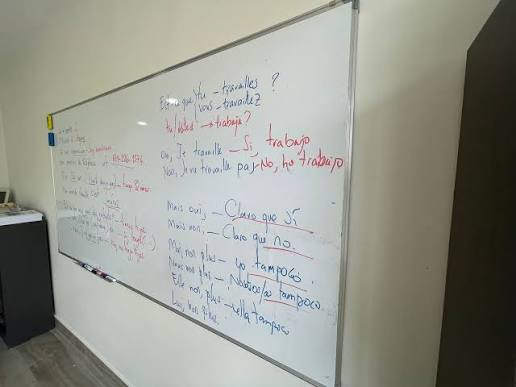
#> input picture back/bd/img/image.png, 516 x 387 px
$ python -i calidad.py   (imports and definitions only)   (older library calls are emulated)
#> lines starting #> are read from the running program, lines starting #| are printed output that depends on the picture; after the words box and inside, x2 and y2 are one past the last pixel; in counts of white or black regions, pixels touching at a corner belong together
### back/motori_magenes/app/services/preprocesado_ocr.py
"""Preprocesado de páginas para OCR, por perfil de fuente (BACK-12).

Reutiliza las etapas existentes (perspectiva, normalización de iluminación) pero
con perfiles distintos, porque la tinta fina de un cuaderno no se trata igual
que el marcador de un pizarrón:

  pizarron: perspectiva → gris → invertir si es de tiza (fondo oscuro) →
            [normalizar iluminación si es desigual] → [mediana 3x3 si hay ruido]
  cuaderno: perspectiva → canal ROJO (los renglones azules y el margen rojo casi
            desaparecen; la tinta negra o azul oscuro se mantiene) →
            [normalizar iluminación si es desigual] → quitar solo los renglones
            (líneas largas y equiespaciadas), conservando tablas y fracciones

En los dos perfiles, la copia para el OCR (no la vista) pierde además la cuadrícula de
las tablas (rectas largas horizontales y verticales): Tesseract las confundía con texto o descartaba
las filas enteras (FULL-24: de 8 celdas de una tabla fotografiada leía 0).

La perspectiva solo se corrige si el cuadrilátero detectado es de verdad el borde del
pizarrón o de la hoja: si fuera de él queda el mismo papel con tinta, es una tabla o un
recuadro DENTRO de la hoja y recortar perdería lo de alrededor (FULL-24: se perdía el título).

Las etapas entre corchetes son ADAPTATIVAS: se midió que en una foto limpia
empeoran el OCR (la mediana borraba tildes; la normalización adelgazaba trazos),
así que solo se aplican cuando la imagen lo necesita.

Ninguna etapa usa erosiones ni umbrales duros: los trazos finos, subíndices y
signos matemáticos se conservan. El original nunca se modifica (se guarda
aparte). Las advertencias de calidad avisan cuando no se puede garantizar la
lectura.
"""

from dataclasses import dataclass, field

import cv2
import numpy as np

from app.services.mejora import normalizar_iluminacion
from app.services.perspectiva import detectar_pizarron, rectificar
from app.services.procesamiento import a_bgr, redimensionar

LADO_MAX_OCR = 2400       # más resolución que la vista: el OCR la aprovecha
LADO_MIN_OCR = 1400       # por debajo se amplía (Tesseract lee mejor letras de ~30 px)
UMBRAL_BORROSA = 40.0     # varianza del laplaciano a 1000 px
UMBRAL_OSCURA = 60        # luminancia media


@dataclass
class Preprocesado:
    imagen_ocr: np.ndarray            # gris, lista para el OCR
    imagen_vista: np.ndarray          # BGR enderezada, mismas coordenadas que imagen_ocr
    psm: int                          # modo de segmentación de Tesseract
    perspectiva: str
    advertencias: list[str] = field(default_factory=list)
    inclinacion: float = 0.0          # grados corregidos al enderezar (BACK-28)


# [10 lines left out: function advertencias_calidad, not called in this run]


UMBRAL_ILUMINACION = 45   # diferencia entre las zonas más claras y oscuras del fondo
UMBRAL_RUIDO = 6.0        # desviación estimada del ruido del sensor


def iluminacion_desigual(gris: np.ndarray) -> bool:
    pequena = cv2.resize(gris, (64, 64), interpolation=cv2.INTER_AREA)
    fondo = cv2.morphologyEx(pequena, cv2.MORPH_CLOSE, np.ones((9, 9), np.uint8))
    return float(np.percentile(fondo, 95) - np.percentile(fondo, 5)) > UMBRAL_ILUMINACION


# [94 lines left out: functions ruido_estimado, _escalar_para_ocr, quitar_renglones, _contenido_fuera, corregir_perspectiva_hoja, quitar_lineas_largas, not called in this run]


INCLINACION_MAX = 15.0    # grados que se buscan al enderezar
INCLINACION_MIN = 0.7     # por debajo no se gira (Tesseract lo tolera y girar suaviza la letra)


# [71 lines left out: functions estimar_inclinacion, enderezar, preprocesar_para_ocr, not called in this run]

### back/motori_magenes/app/services/calidad.py
"""Diagnóstico automático de la calidad de una foto antes del OCR (BACK-28).

Mide, sobre la foto original y sin modificarla:

  - resolución (lado menor, en px);
  - nitidez (varianza del laplaciano a 1000 px de lado);
  - brillo medio y contraste (diferencia entre papel y tinta);
  - iluminación desigual (BACK-12);
  - altura típica de la letra (mediana de los componentes de tinta, en px);
  - inclinación del texto (la estima `preprocesado_ocr.estimar_inclinacion`).

Con eso decide un nivel:
  - «buena»: sin avisos;
  - «aceptable»: con avisos concretos, se procesa;
  - «insuficiente»: tan deteriorada que no se puede garantizar ninguna lectura. Se procesa
    igual (algo puede rescatarse), pero NINGÚN bloque se da por «reconocido»: todo queda para
    revisar, y se pide repetir la foto (aviso REPETIR_FOTO).

Las métricas son números, nunca contenido de la foto: se pueden registrar en el log
sin exponer datos privados.
"""

from dataclasses import asdict, dataclass, field

import cv2
import numpy as np

UMBRAL_BORROSA = 40.0         # varianza del laplaciano a 1000 px (el mismo que BACK-12)
UMBRAL_MUY_BORROSA = 12.0
UMBRAL_RESOLUCION = 600       # lado menor
UMBRAL_RESOLUCION_MINIMA = 300
UMBRAL_OSCURA = 60            # brillo medio
UMBRAL_CONTRASTE = 90         # diferencia entre el papel y la tinta (medianas)
UMBRAL_TEXTO_PEQUENO = 11     # px de altura de letra en la foto original
INCLINACION_AVISO = 3.0       # grados


@dataclass
class Calidad:
    nivel: str                               # buena | aceptable | insuficiente
    avisos: list[str] = field(default_factory=list)
    metricas: dict = field(default_factory=dict)

    def a_dict(self) -> dict:
        return asdict(self)


def _gris(img: np.ndarray) -> np.ndarray:
    return img if img.ndim == 2 else cv2.cvtColor(img, cv2.COLOR_BGR2GRAY)


def nitidez(gris: np.ndarray) -> float:
    escala = 1000 / max(gris.shape)
    pequena = cv2.resize(gris, None, fx=escala, fy=escala, interpolation=cv2.INTER_AREA) if escala < 1 else gris
    return float(cv2.Laplacian(pequena, cv2.CV_64F).var())


def contraste(gris: np.ndarray) -> float | None:
    """Diferencia entre la mediana del papel y la de la tinta (detectada con un umbral local).
    Con lápiz claro, tinta gastada o una foto lavada, las dos se acercan. None si no hay tinta.
    Espera texto oscuro sobre fondo claro (`diagnosticar` invierte los pizarrones de tiza)."""
    tinta = cv2.adaptiveThreshold(gris, 255, cv2.ADAPTIVE_THRESH_MEAN_C, cv2.THRESH_BINARY_INV, 25, 12) > 0
    if tinta.mean() < 0.002:
        return None
    papel = float(np.median(gris[~tinta]))
    # El trazo más oscuro (percentil 10 de la tinta), no la mediana: los renglones y la
    # cuadrícula del cuaderno también son «tinta» y aclararían la medida.
    trazo = float(np.percentile(gris[tinta], 10))
    return abs(papel - trazo)


def altura_texto(gris: np.ndarray) -> float | None:
    """Mediana de la altura de los componentes de tinta con forma de letra, en px."""
    tinta = cv2.adaptiveThreshold(gris, 255, cv2.ADAPTIVE_THRESH_MEAN_C, cv2.THRESH_BINARY_INV, 25, 12)
    n, _, stats, _ = cv2.connectedComponentsWithStats(tinta, connectivity=8)
    if n <= 1:
        return None
    w, h, area = stats[1:, cv2.CC_STAT_WIDTH], stats[1:, cv2.CC_STAT_HEIGHT], stats[1:, cv2.CC_STAT_AREA]
    # letras: ni motas ni ruido del sensor (área < 30 px) ni rayas largas (renglones, cuadrícula, bordes)
    letras = (area >= 30) & (h >= 7) & (w <= 6 * h) & (h <= 0.2 * gris.shape[0])
    if letras.sum() < 15:
        return None
    return float(np.median(h[letras]))


def diagnosticar(imagen: np.ndarray, inclinacion: float = 0.0, vista: np.ndarray | None = None) -> Calidad:
    """`imagen`: la foto original (resolución, nitidez y tamaño de letra se miden en ella).
    `vista`: la hoja o el pizarrón ya enderezado y recortado; brillo, contraste e iluminación se
    miden ahí para no contar la pared o la mesa de alrededor."""
    from app.services.preprocesado_ocr import iluminacion_desigual
    gris = _gris(imagen)
    zona = _gris(vista) if vista is not None else gris
    if zona.mean() < 110:   # pizarrón de tiza: se mide como texto oscuro sobre fondo claro
        zona = 255 - zona
    m = {
        "lado_menor": int(min(gris.shape[:2])),
        "nitidez": round(nitidez(gris), 1),
        "brillo": round(float(zona.mean()), 1),
        "contraste": None,
        "altura_texto": None,
        "inclinacion": round(float(inclinacion), 1),
        "iluminacion_desigual": bool(iluminacion_desigual(zona)),
    }
    c = contraste(zona)
    if c is not None:
        m["contraste"] = round(c, 1)
    altura = altura_texto(gris)
    if altura is not None:
        m["altura_texto"] = round(altura, 1)

    avisos = []
    if m["lado_menor"] < UMBRAL_RESOLUCION:
        avisos.append("BAJA_RESOLUCION")
    if m["nitidez"] < UMBRAL_BORROSA:
        avisos.append("IMAGEN_BORROSA")
    if m["brillo"] < UMBRAL_OSCURA:
        avisos.append("IMAGEN_OSCURA")
    if m["contraste"] is not None and m["contraste"] < UMBRAL_CONTRASTE:
        avisos.append("BAJO_CONTRASTE")
    if m["iluminacion_desigual"]:
        avisos.append("ILUMINACION_DESIGUAL")
    if altura is not None and altura < UMBRAL_TEXTO_PEQUENO:
        avisos.append("TEXTO_PEQUENO")
    if abs(inclinacion) >= INCLINACION_AVISO:
        avisos.append("IMAGEN_GIRADA")

    insuficiente = (m["nitidez"] < UMBRAL_MUY_BORROSA
                    or m["lado_menor"] < UMBRAL_RESOLUCION_MINIMA
                    or (m["nitidez"] < UMBRAL_BORROSA and m["lado_menor"] < UMBRAL_RESOLUCION))
    if insuficiente:
        avisos.append("REPETIR_FOTO")
        nivel = "insuficiente"
    else:
        # La sombra y la inclinación se corrigen solas: informan, pero no bajan el nivel.
        graves = [a for a in avisos if a not in ("ILUMINACION_DESIGUAL", "IMAGEN_GIRADA")]
        nivel = "aceptable" if graves else "buena"
    return Calidad(nivel, avisos, m)


MENSAJES = {
    "BAJA_RESOLUCION": "La foto tiene poca resolución: acércate o usa la cámara principal.",
    "IMAGEN_BORROSA": "La foto está desenfocada: sostén el teléfono firme y toca la pantalla para enfocar.",
    "IMAGEN_OSCURA": "La foto está oscura: busca más luz o enciende la del aula.",
    "BAJO_CONTRASTE": "La tinta se distingue poco del fondo (lápiz claro o reflejo).",
    "ILUMINACION_DESIGUAL": "Hay sombras o reflejos; se corrigieron, pero revisa las zonas oscuras.",
    "TEXTO_PEQUENO": "La letra se ve muy pequeña en la foto: acércate a la hoja o al pizarrón.",
    "IMAGEN_GIRADA": "La foto estaba girada; se enderezó automáticamente.",
    "REPETIR_FOTO": "La foto no tiene calidad suficiente para una transcripción confiable: vuelve a tomarla.",
}

>>> import cv2
>>> picture = cv2.imread('../../../bd/img/image.png')
#> picture is the input picture: shape (387, 516, 3); mean B, G, R 141.1, 150.1, 148.4
>>> result = diagnosticar(picture)
#> in iluminacion_desigual, `pequena = cv2.resize(gris, (64, 64), interpolation=cv2.INTER_AREA)`:
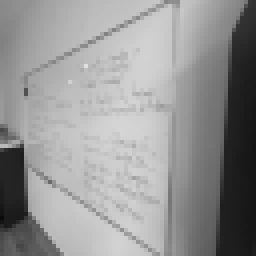
#> pequena: shape (64, 64) (shown 4 times larger); min 10, max 224, mean 148.6
#> in iluminacion_desigual, `fondo = cv2.morphologyEx(pequena, cv2.MORPH_CLOSE, np.ones((9, 9), np...`:
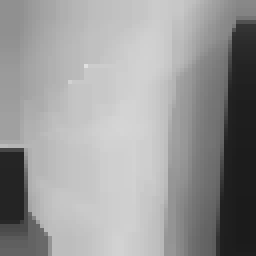
#> fondo: shape (64, 64) (shown 4 times larger); min 27, max 224, mean 153.6
#> in contraste, `tinta = cv2.adaptiveThreshold(gris, 255, cv2.ADAPTIVE_THRESH_MEAN_C, c..`:
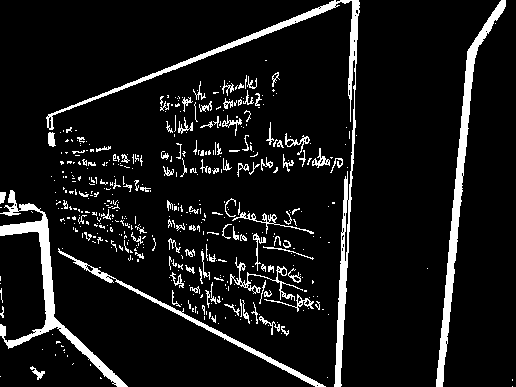
#> tinta: shape (387, 516) bool; 8.8% white; 467 white regions (360 under 20 px), largest, box (x1, y1, x2, y2) and area: (46, 0, 360, 387) 3763, (436, 0, 506, 387) 3029, (0, 190, 128, 387) 2825
#> in contraste, `papel = float(np.median(gris[~tinta]))`: papel = 175
#> in contraste, `trazo = float(np.percentile(gris[tinta], 10))`: trazo = 32
#> in diagnosticar, `c = contraste(zona)`: c = 143
#> in altura_texto, `n, _, stats, _ = cv2.connectedComponentsWithStats(tinta, connectivity=8)`: n = 468; stats = 468 rows, first 6: [0, 0, 516, 387, 182198], [46, 0, 314, 387, 3763], [436, 0, 70, 387, 3029], [495, 23, 1, 1, 1], [265, 60, 2, 1, 2], [272, 72, 8, 15, 42]
#> in altura_texto, `w, h, area = stats[1:, cv2.CC_STAT_WIDTH], stats[1:, cv2.CC_STAT_HEIGH..`: w = 467 values, max 314 at index 0, min 1 at index 2, mean 5.79; h = 467 values, max 387 at index 0, min 1 at index 2, mean 7.47; area = 467 values, max 3763 at index 0, min 1 at index 2, mean 37.46
#> in diagnosticar, `altura = altura_texto(gris)`: altura = 15
#> in diagnosticar, `insuficiente = (m["nitidez"] < UMBRAL_MUY_BORROSA or m["lado_menor"] <..`: insuficiente = False
